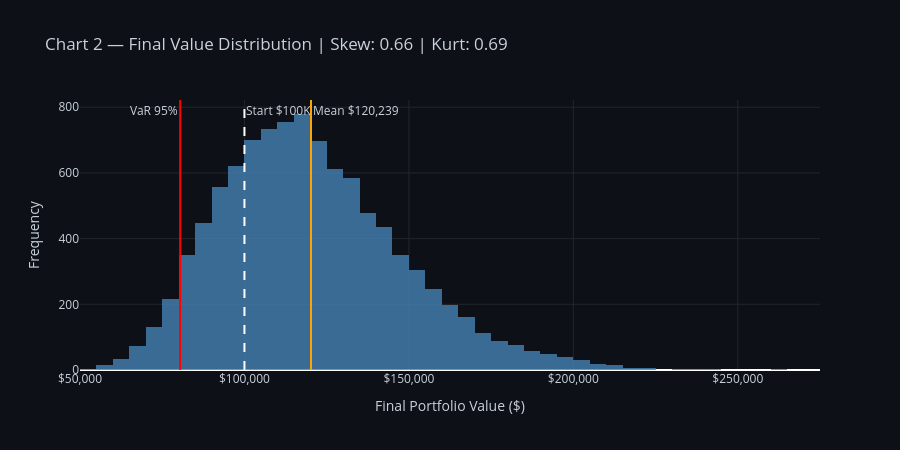

This figure's notebook cell:
### Markdown cell above
## Final Value Distribution

### Code cell
fig2 = go.Figure()

fig2.add_trace(go.Histogram(
    x=final_vals, nbinsx=80,
    marker_color="steelblue", opacity=0.8,
    name="Simulations"))

fig2.add_vline(x=INIT_VAL,
               line_dash="dash", line_color="white",
               annotation_text="Start $100K",
               annotation_position="top right")

fig2.add_vline(x=np.percentile(final_vals, 5),
               line_color="red", line_width=2,
               annotation_text="VaR 95%",
               annotation_position="top left")

fig2.add_vline(x=np.mean(final_vals),
               line_color="orange", line_width=2,
               annotation_text=f"Mean ${np.mean(final_vals):,.0f}",
               annotation_position="top right")

fig2.update_layout(
    **DARK,
    title=f"Chart 2 — Final Value Distribution | "
          f"Skew: {stats.skew(final_vals):.2f} | "
          f"Kurt: {stats.kurtosis(final_vals):.2f}",
    height=450,
    xaxis_title="Final Portfolio Value ($)",
    yaxis_title="Frequency",
    xaxis_tickprefix="$",
    xaxis_tickformat=",")

fig2.show()
print("✓ Chart 2 shown")

### Figure 1 — Plotly figure (JSON) as saved in the notebook; plotly's stock layout.template omitted (floating-point values rounded to 4 significant figures; data arrays with more than 128 entries replaced by an {"elided": "..."} marker saying what was removed)
{"data": [{"marker": {"color": "steelblue"}, "name": "Simulations", "nbinsx": 80, "opacity": 0.8, "type": "histogram", "x": {"elided": "10000 float values"}}], "layout": {"annotations": [{"showarrow": false, "text": "Start $100K", "x": 100000, "xanchor": "left", "xref": "x", "y": 1, "yanchor": "top", "yref": "y domain"}, {"showarrow": false, "text": "VaR 95%", "x": 80450.0, "xanchor": "right", "xref": "x", "y": 1, "yanchor": "top", "yref": "y domain"}, {"showarrow": false, "text": "Mean $120,239", "x": 120200.0, "xanchor": "left", "xref": "x", "y": 1, "yanchor": "top", "yref": "y domain"}], "font": {"color": "#c9d1d9"}, "height": 450, "paper_bgcolor": "#0d1117", "plot_bgcolor": "#0d1117", "shapes": [{"line": {"color": "white", "dash": "dash"}, "type": "line", "x0": 100000, "x1": 100000, "xref": "x", "y0": 0, "y1": 1, "yref": "y domain"}, {"line": {"color": "red", "width": 2}, "type": "line", "x0": 80450.0, "x1": 80450.0, "xref": "x", "y0": 0, "y1": 1, "yref": "y domain"}, {"line": {"color": "orange", "width": 2}, "type": "line", "x0": 120200.0, "x1": 120200.0, "xref": "x", "y0": 0, "y1": 1, "yref": "y domain"}], "title": {"text": "Chart 2 — Final Value Distribution | Skew: 0.66 | Kurt: 0.69"}, "xaxis": {"gridcolor": "#21262d", "tickformat": ",", "tickprefix": "$", "title": {"text": "Final Portfolio Value ($)"}}, "yaxis": {"gridcolor": "#21262d", "title": {"text": "Frequency"}}}}
